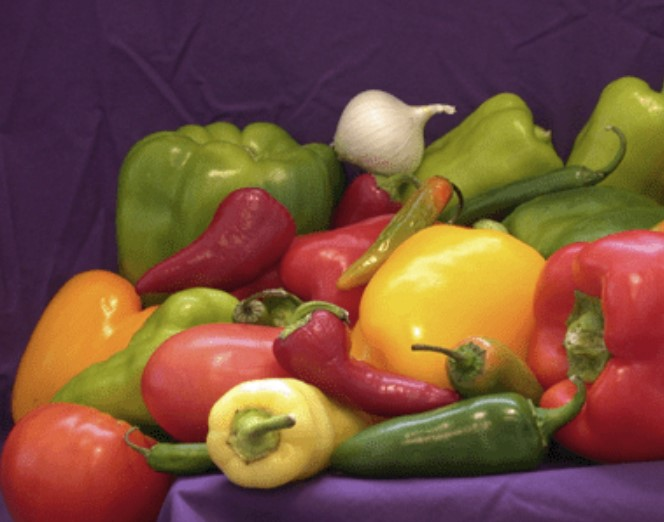
%> input picture Matlab/aaa.jpg, 664 x 522 px
$ octave image_square_to_square_1.m   (GNU Octave 9; MATLAB toolbox functions it lacks are replaced by stand-ins)
%> lines starting %> are read from the running program, lines starting %| are printed output that depends on the picture
### Matlab/setGlobalx.m
function setGlobalx(val)
global x
x = val;

### Matlab/image_square_to_square_1.m
% image_square_to_square_1.m
% This is an example on how to map a square image to a square image such
% that a point alpha (a pixel) is mapped to the origin.
% Article: Image augmentation with conformal mappings for a convolutional neural network
% Dec 7, 2022
%
clear
%%
A = imread('aaa.jpg');
%> A is the input picture: size 522x664x3 uint8; mean R, G, B 119.2, 79.5, 59.5
A=A(30:469,131:570,:);
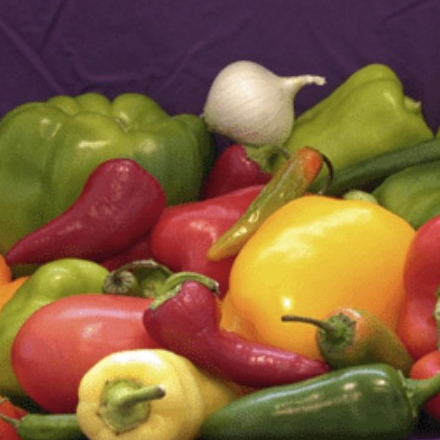
%> A: size 440x440x3 uint8; mean R, G, B 130.3, 94.6, 57.9
[m,n,~] =  size(A);
%> m = 440; n = 440
mm = 120; nn = 165;
%
figure, imshow(A);
hold on
plot(mm,nn,'or','MarkerfaceColor','r')
axis on
grid on
title('Original Image');
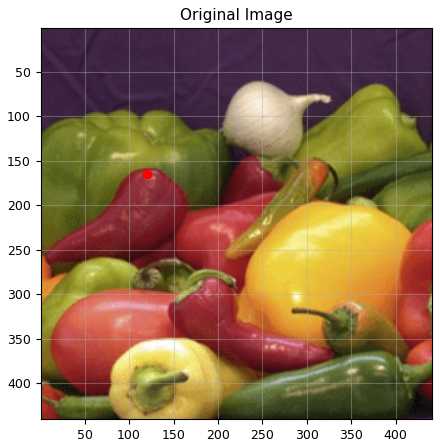
%> figure redrawn from the program's plot data
%%
alpha = -1+2*mm/m+(1-2*nn/n)*i
setGlobalx(alpha);
%%
uData = [ -1.0   1.0];  % Bounds for REAL(w)
vData = [  1.0  -1.0];  % Bounds for IMAG(w)
%
xData = [ -1.0   1.0];  % Bounds for REAL(z)
yData = [  1.0  -1.0];  % Bounds for IMAG(z)
%%
ring = maketform('custom', 2, 2, [], @cmapi, []);
%> (the run ends here)
